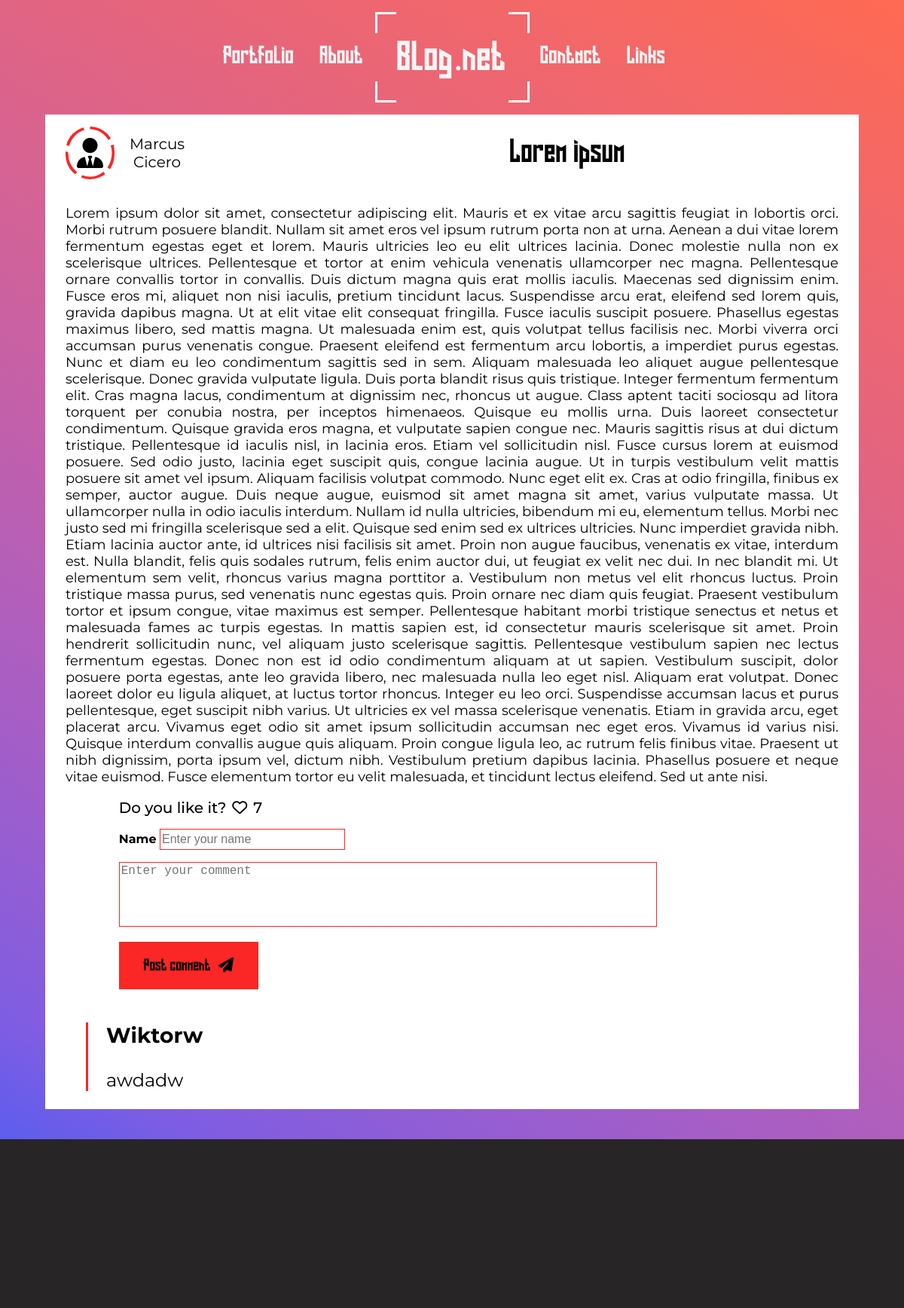
Screenshot of /Blog/html/articlepage4.php with the database file from the repository.
### tables this page shows
CREATE TABLE `articles` (
  `id` int(11) NOT NULL,
  `author_id` int(11) NOT NULL,
  `category_id` int(11) NOT NULL,
  `image_id` int(11) NOT NULL,
  `title` varchar(255) NOT NULL,
  `text` longtext NOT NULL,
  `date` date NOT NULL,
  `likes` int(11) NOT NULL
);

CREATE TABLE `authors` (
  `author_id` int(11) NOT NULL,
  `author_name` text NOT NULL,
  `author_surname` text NOT NULL
);

CREATE TABLE `comments` (
  `comment_id` int(11) NOT NULL,
  `article_id` int(11) NOT NULL,
  `author` text NOT NULL,
  `message` text NOT NULL
);

### Blog/html/articlepage4.php (the view, shortened to what this page needs)
<?php
    $article_id = 4;
?>
<!DOCTYPE html>
<html lang="en">
<head>
    <link rel="stylesheet" href="../styles/articlestyle.css">
</head>
<body>
    <div id="header">
        <div class="nav">
            <ul>
                <li><a href="#">Portfolio</a></li>
                <li><a href="#">About</a></li>
            </ul>
        </div>
        <div id="logo-cell">
            <div id="logo">
                <a href="../../index.php">Blog.net</a>
            </div>
        </div>
        <div class="nav">
            <ul>
                <li><a href="#">Contact</a></li>
                <li><a href="#">Links</a></li>
            </ul>
        </div>
    </div>
    <div id="content">
        <?php
        $connect = mysqli_connect("localhost","root","","blog");
        $article_quesiton = "SELECT * FROM articles, authors, images WHERE articles.author_id = authors.author_id AND articles.image_id = images.id AND articles.id = $article_id";
        $article_mission = mysqli_query($connect, $article_quesiton);
        $article_case = mysqli_fetch_array($article_mission);
        echo '<div id="content-header">
            <span class="avatar-span">
                <i class="fa-solid fa-user-tie"></i>
                <p>'.$article_case["author_name"].'<br>'.$article_case["author_surname"].'</p>
            </span>
            <div id="content-title">
                <p>'.$article_case["title"].'</p>
            </div>
        </div>
        <div id="content-article">
            <p>'.$article_case["text"].'</p>';
            ?>
            <?php
                $like_question = "SELECT * FROM likes WHERE user_id = {$_SESSION['user_id']} AND article_id = $article_id";
                $like_query = mysqli_query($connect, $like_question);
                $likescount_question = "SELECT likes FROM articles WHERE id = $article_id";
                $likescount_query = mysqli_query($connect, $likescount_question);
                $likes_count = mysqli_fetch_array($likescount_query);
                if(mysqli_num_rows($like_query) == 1){
                    echo '<span class="likes">
                        <p>Do you like it? </p>
                        <a href="" class="unlike" id="'.$article_id.'"><i class="fa-solid fa-heart"></i></a>
                        <p>'.$likes_count["likes"].'</p>
                    </span>';
                }else{
                    echo '<span class="likes">
                        <p>Do you like it? </p>
                        <a href="" class="like" id="'.$article_id.'"><i class="fa-regular fa-heart"></i></a>
                        <p>'.$likes_count["likes"].'</p>
                    </span>';
                }
            ?>
        </div>
        <div id="content-footer">
            <form action="" method="POST" class="content-form">
                <div class="input-group">
                    <label for="name">Name</label>
                    <input type="text" id="name" name="name" placeholder="Enter your name" required>
                </div>
                <div class="input-group">
                    <textarea id="comment" name="comment" placeholder="Enter your comment"></textarea>
                </div>
                <div class="input-group">
                    <button name="submit" class="submit-btn">
                        <span class="submit-span">
                            <p>Post comment</p>
                            <i class="fa-solid fa-paper-plane"></i>
                        </span>
                    </button>
                </div>
            </form>
            <div id="prev-comments">
                <?php
                $comment_question = "SELECT * FROM comments WHERE article_id = $article_id ORDER BY comment_id DESC";
                $comment_mission = mysqli_query($connect, $comment_question);
                if(mysqli_num_rows($comment_mission) > 0){
                    while($row = mysqli_fetch_assoc($comment_mission)){
                        echo '<div class="single-comment">
                            <h3>'.$row['author'].'</h3>
                            <p>'.$row['message'].'</p>
                        </div>';
                    }
                }
                ?>
            </div>
        </div>
    </div>
    <div id="footer">
    </div>
</body>

### rows the page displays
articles: author.author_name "Marcus", author.author_surname "Cicero", title "Lorem ipsum", text "Lorem ipsum dolor sit amet, consectetur adipiscing elit. Mauris et ex vitae arcu sagittis feugiat in lobortis orci. Morbi rutrum posuere blandit. Nullam sit amet eros vel ipsum rutrum porta non at urna. Aenean a dui vitae lorem fermentum egestas eget et lorem. Mauris ultricies leo eu elit ultrices lacinia. Donec molestie nulla non ex scelerisque ultrices. Pellentesque et tortor at enim vehicula venenatis ullamcorper nec magna. Pellentesque ornare convallis tortor in convallis. Duis dictum magna quis erat mollis iaculis. Maecenas sed dignissim enim. Fusce eros mi, aliquet non nisi iaculis, pretium tincidunt lacus. Suspendisse arcu erat, eleifend sed lorem quis, gravida dapibus magna. Ut at…", likes "7"
comments: author "Wiktorw", message "awdadw"
